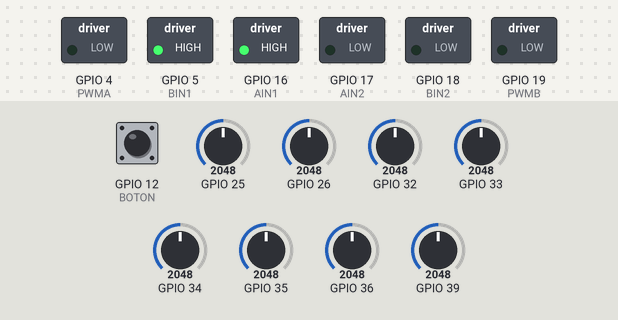
A sketch run on a simulated ESP32. On the bench: switched loads named in the sketch (green lamp = pin HIGH). The inputs (shaded band) are chosen by the test bench; at power-on: GPIO 12 (BOTON) HIGH, GPIO 25 = 2048, GPIO 26 = 2048, GPIO 32 = 2048, GPIO 33 = 2048, GPIO 34 = 2048, GPIO 35 = 2048, GPIO 36 = 2048, GPIO 39 = 2048.

Above: at 0.1 s.
Timing chart, 0 to 1.6 s (numbered marks = the images above):
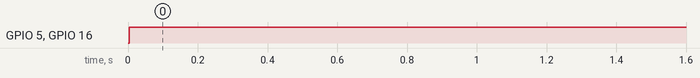

The sketch:

SigueLineas4Sensores.ino
```cpp
#include "Pines.h"
//Librería para el sensor IR
#include <QTRSensors.h>

const int freq = 5000;
const int resolution = 8;

//Se crea el objeto del qtr
QTRSensors qtr;

//Se crea el arreglo para almacenar las lectura
const uint8_t SensorCount = 8;
uint16_t sensorValues[SensorCount];

//Se definen umbrales para cada sensor (valores arbitrarios, en la practica se debe ajustar)
int umbrales[SensorCount] = {3000,3000,3000,3000,3000,3000,3000,3000};

void setup() {
  inicializarMotores();
  inicializarSensores();
  while (digitalRead(BOTON) == 0) {
  }
}

void loop() {
  //Se actualiza la lectura del sensor
  qtr.read(sensorValues);
  //Se hace un siguelíneas simple con máquina de estados
  //B,B,B,B
  if (sensorValues[2] < umbrales[2] and sensorValues[3] < umbrales[3] and sensorValues[4] < umbrales[4] and sensorValues[5] < umbrales[5]){
    Motor(0,0);
  //B,N,N,B
  } else if (sensorValues[2] < umbrales[2] and sensorValues[3] >= umbrales[3] and sensorValues[4] >= umbrales[4] and sensorValues[5] < umbrales[5]){
    Motor(50,50);
  //N,N,B,B
  } else if (sensorValues[2] >= umbrales[2] and sensorValues[3] >= umbrales[3] and sensorValues[4] < umbrales[4] and sensorValues[5] < umbrales[5]){
    Motor(50,100);
  //B,B,N,N
  } else if (sensorValues[2] < umbrales[2] and sensorValues[3] < umbrales[3] and sensorValues[4] >= umbrales[4] and sensorValues[5] >= umbrales[5]){
    Motor(100,50);
  }
}
```

Motores.ino
```cpp
#include "Pines.h"

void inicializarMotores(){
  pinMode(BIN2  , OUTPUT);
  pinMode(BIN1  , OUTPUT);
  ledcSetup(0, freq, resolution);
  ledcAttachPin(PWMB, 0);
  pinMode(AIN1  , OUTPUT);
  pinMode(AIN2  , OUTPUT);
  ledcSetup(1, freq, resolution);
  ledcAttachPin(PWMA, 1);
}

void Motorde(int value) {
  if ( value >= 0 ) {
    digitalWrite(BIN1, HIGH);
    digitalWrite(BIN2, LOW);
  } else {
    digitalWrite(BIN1, LOW);
    digitalWrite(BIN2, HIGH);
    value *= -1;
  }
  ledcWrite(0, value);
}
// Función accionamiento motor derecho
void Motoriz(int value) {
  if ( value >= 0 ) {
    digitalWrite(AIN1, HIGH);
    digitalWrite(AIN2, LOW);
  } else {
    digitalWrite(AIN1, LOW);
    digitalWrite(AIN2, HIGH);
    value *= -1;
  }
  ledcWrite(1, value);
}

//Accionamiento de motores
void Motor(int left, int righ) {
  Motoriz(left);
  Motorde(righ);
}
```

Pines.h
```cpp
#define AIN1 16
#define AIN2 17
#define PWMA 4

#define BIN1 5
#define BIN2 18
#define PWMB 19

#define BOTON 12
```

Sensores.ino
```cpp
void inicializarSensores(){
  qtr.setTypeAnalog();
  qtr.setSensorPins((const uint8_t[]){ 36, 39, 34, 35, 32, 33, 25, 26 }, SensorCount);
  qtr.setEmitterPin(27);
}
```

Measured:
- by itself, GPIO 5 (BIN1), GPIO 16 (AIN1): LOW → HIGH at 0.00 s
